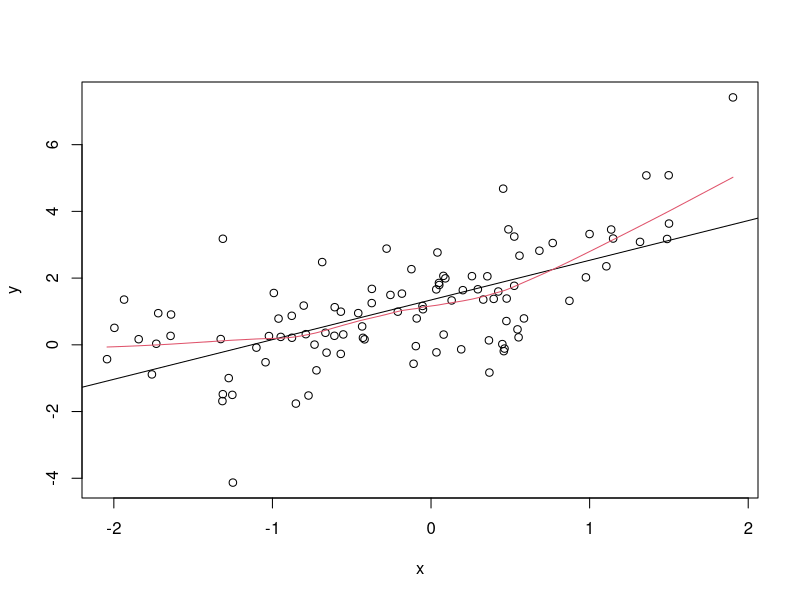
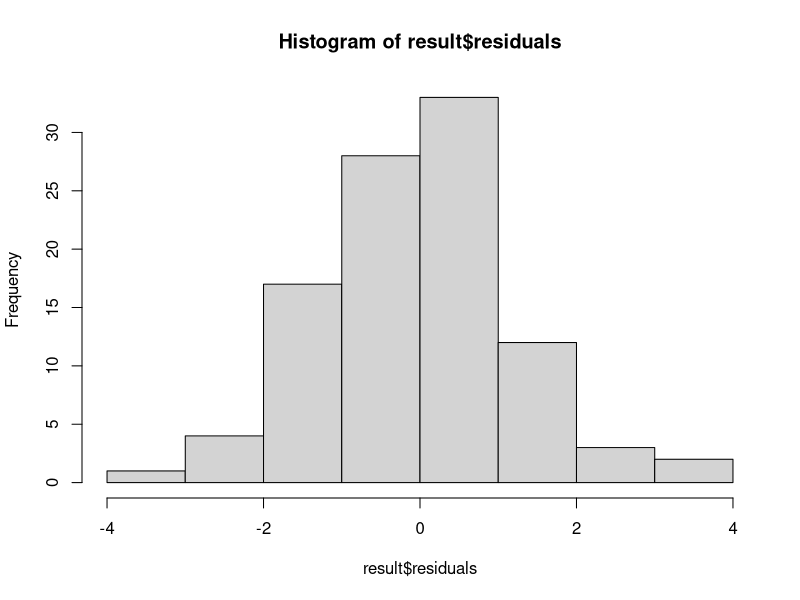

R code for these plots, in order:
# You can run this simple R program directly from the R console, or
# load it into STATISTICA to run it and retrieve results to a report

x <- rnorm(100)           # 100 random numbers from a normal(0,1) distribution
y <- exp(x) + rnorm(100)  # an exponential function with error
result <- lm(y ~ x)       # regress x on y and store the results
summary(result)           # print the regression results
plot(x,y)                 # pretty obvious what this does
abline(result)            # add the regression line to the plot
lines(lowess(x,y), col=2) # add a nonparametric regression line (a smoother)
hist(result$residuals)    # histogram of the residuals from the regression
